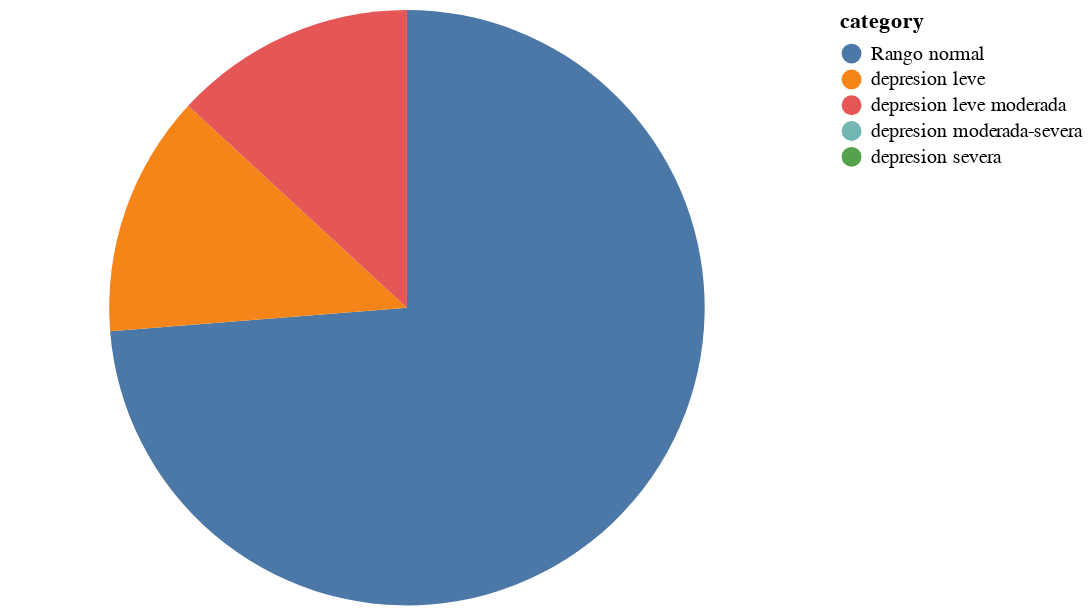

Write notebook code for a chart like this one.
### Code cell
import pandas as pd
import altair as alt

source = pd.DataFrame({"category": ["Rango normal", "depresion leve", "depresion leve moderada", "depresion moderada-severa", "depresion severa"], "value": [73, 13, 13, 0, 0]})

alt.Chart(source).mark_arc().encode(
    theta="value",
    color="category"
)

### Figure 1 — Vega-Lite specification as saved in the notebook (floating-point values rounded to 4 significant figures)
{"config": {"view": {"continuousWidth": 400, "continuousHeight": 300}}, "data": {"name": "data-fc792f071747cc35f1a1913b088b781d"}, "mark": "arc", "encoding": {"color": {"field": "category", "type": "nominal"}, "theta": {"field": "value", "type": "quantitative"}}, "$schema": "https://vega.github.io/schema/vega-lite/v4.17.0.json", "datasets": {"data-fc792f071747cc35f1a1913b088b781d": [{"category": "Rango normal", "value": 73}, {"category": "depresion leve", "value": 13}, {"category": "depresion leve moderada", "value": 13}, {"category": "depresion moderada-severa", "value": 0}, {"category": "depresion severa", "value": 0}]}}
